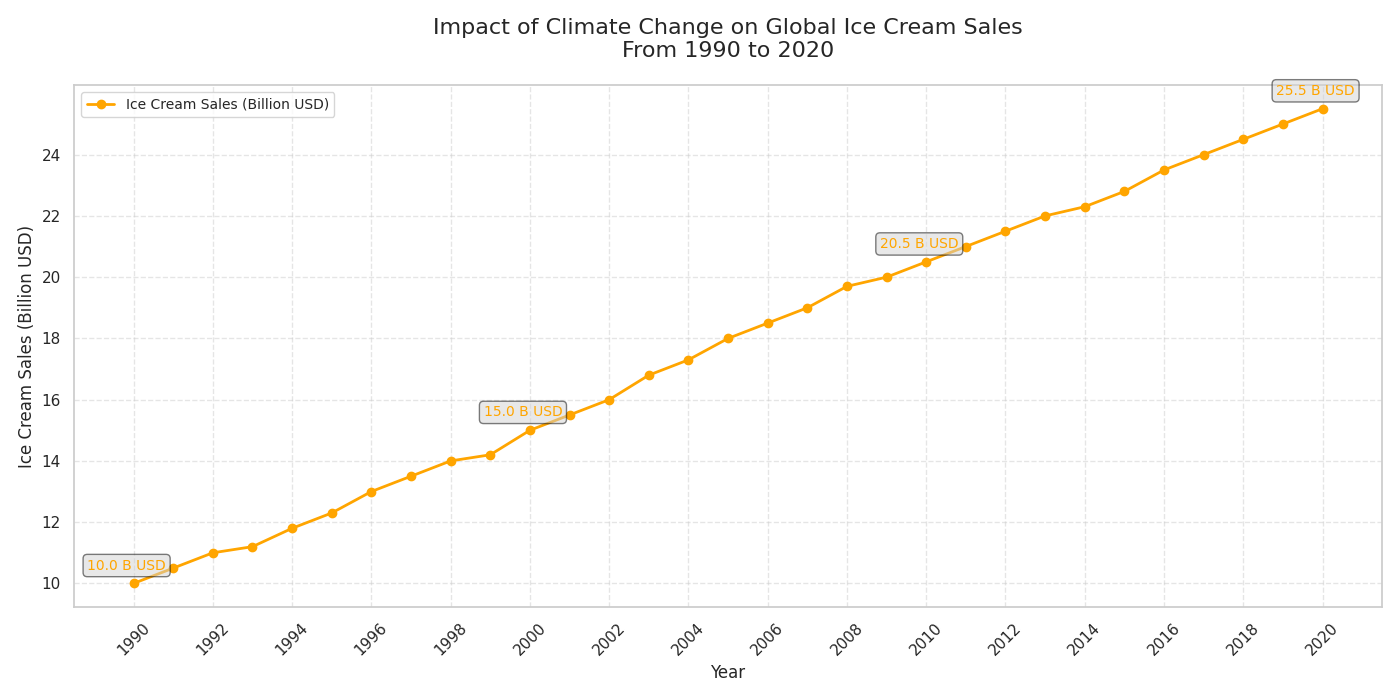

Source code (Python):
import matplotlib.pyplot as plt
import numpy as np

years = np.arange(1990, 2021)
ice_cream_sales = np.array([
    10, 10.5, 11, 11.2, 11.8, 12.3, 13, 13.5, 14, 14.2, 
    15, 15.5, 16, 16.8, 17.3, 18, 18.5, 19, 19.7, 20, 
    20.5, 21, 21.5, 22, 22.3, 22.8, 23.5, 24, 24.5, 25, 
    25.5
])

plt.figure(figsize=(14, 7))
plt.plot(years, ice_cream_sales, color='orange', marker='o', linestyle='-', linewidth=2, markersize=6, label='Ice Cream Sales (Billion USD)')

highlight_indices = [0, 10, 20, 30]
for i in highlight_indices:
    plt.annotate(
        f'{ice_cream_sales[i]:.1f} B USD',
        (years[i], ice_cream_sales[i]),
        textcoords="offset points",
        xytext=(-5, 10),
        ha='center',
        fontsize=10,
        color='orange',  # Same color as the plot line
        bbox=dict(boxstyle='round,pad=0.3', edgecolor='black', facecolor='lightgray', alpha=0.5)
    )

plt.title('Impact of Climate Change on Global Ice Cream Sales\nFrom 1990 to 2020', fontsize=16, pad=20)
plt.xlabel('Year', fontsize=12)
plt.ylabel('Ice Cream Sales (Billion USD)', fontsize=12)
plt.xticks(years[::2], rotation=45)  # Show every other year to reduce clutter
plt.yticks(np.arange(10, 26, 2))
plt.grid(True, linestyle='--', alpha=0.5)
plt.legend(loc='upper left', fontsize=10)
plt.tight_layout()
plt.show()
